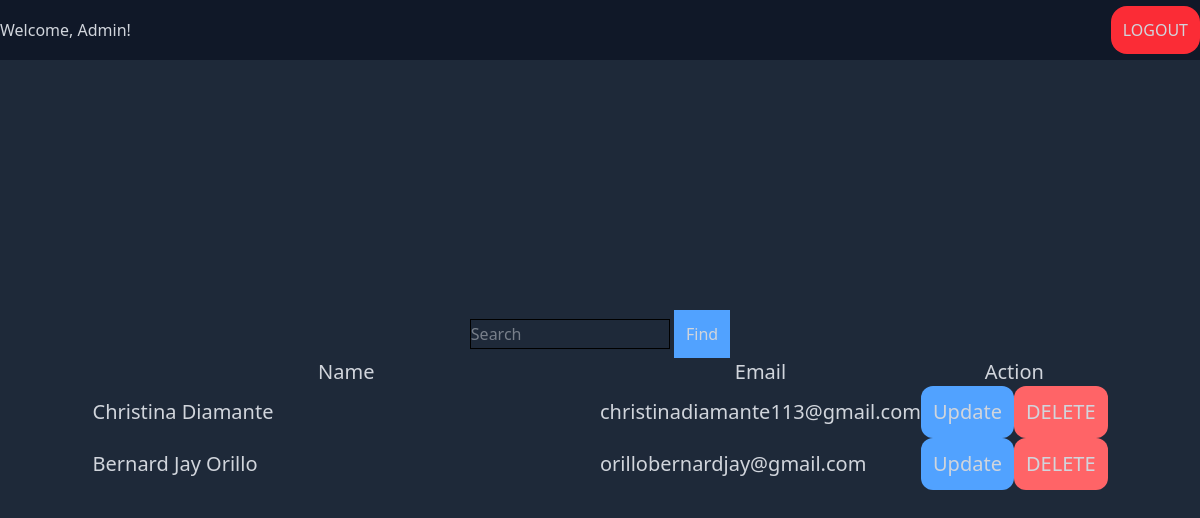
The app's page /dashboard (signed in), older data.
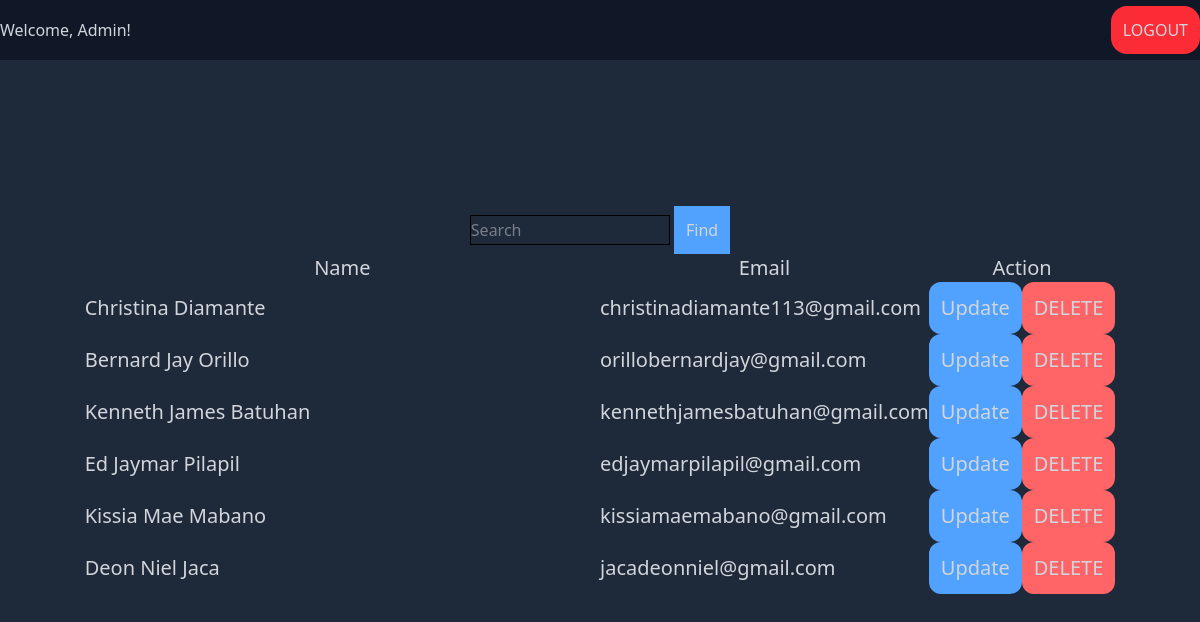
The same page, newer data.
### tables this page shows
CREATE TABLE user (user_id INTEGER PRIMARY KEY AUTOINCREMENT, firstname TEXT, lastname TEXT, email TEXT, username TEXT, password TEXT, isAdmin BOOLEAN);

### app.py (the view)
@app.route('/dashboard')
def dashboard():
    user = session.get('user')
    registered_users = db.get_all_users()
    if user:
        return render_template('dashboard.html', user=user, registered_users=registered_users)
    return redirect(url_for('index'))

### db.py (called while the page is built)
def connect_to_db():
    conn = sqlite3.connect(db)
    conn.row_factory = sqlite3.Row
    return conn

def get_all_users():
    with connect_to_db() as conn:
        users = conn.execute('SELECT * FROM user').fetchall()
        users = [dict(user) for user in users]
        return users

### templates/dashboard.html (shortened to what this page needs)
<!DOCTYPE html>
<html lang="en">
<head>
    <link rel="stylesheet" href="{{url_for('static', filename='css/output.css')}}">
</head>
<body>
    <div  class="w-screen h-screen flex flex-col justify-center items-center bg-gray-800 text-gray-300">
        <div class="w-full h-[60px] bg-gray-900 fixed top-0 flex flex-row justify-between items-center">
            <p>Welcome,
                {%if user['isAdmin']%}
                    Admin!
                {%else%}
                    {{user['firstname']}} {{user['lastname']}}!
                {%endif%}
            </p>
            <form action="/logout">
                <button type="submit" class=" bg-red-500 p-3 rounded-2xl">LOGOUT</button>
            </form>
        </div>
        {%if user['isAdmin']%}
            <form action="/search" method="POST">
                <input type="text" name="search_query" value="{{search_query}}" placeholder="Search" class="focus:outline-none border-1 border-black w-[200px] h-[30px]">
                <button type="submit" class="bg-blue-400 p-3">Find</button>
            </form>
            <table class="text-xl">
                <thead>
                    <tr class="text-center">
                        <td class="w-1/2">Name</td>
                        <td>Email</td>
                        <td>Action</td>
                    </tr>
                </thead>
                <tbody>
                    {%for registered_user in registered_users%}
                        <tr>
                            <td>{{registered_user['firstname']}} {{registered_user['lastname']}}</td>
                            <td>{{registered_user['email']}}</td>
                            <td class="flex">
                                <form action="/update">
                                    <button type="submit" class="bg-blue-400 rounded-xl p-3">Update</button>
                                </form>
                                <form action="/delete-user" method="POST">
                                    <button type="button" onclick="confirmDelete(this)" class="bg-red-400 rounded-xl p-3">DELETE</button>
                                </form>
                            </td>
                        </tr>
                    {%endfor%}
                </tbody>
            </table>
        {%endif%}
    </div>
</body>
</html>

Row changes from the older to the newer data that the page shows:
added user: firstname "Kenneth James", lastname "Batuhan", email "kennethjamesbatuhan@gmail.com"
added user: firstname "Ed Jaymar", lastname "Pilapil", email "edjaymarpilapil@gmail.com"
added user: firstname "Kissia Mae", lastname "Mabano", email "kissiamaemabano@gmail.com"
added user: firstname "Deon Niel", lastname "Jaca", email "jacadeonniel@gmail.com"
